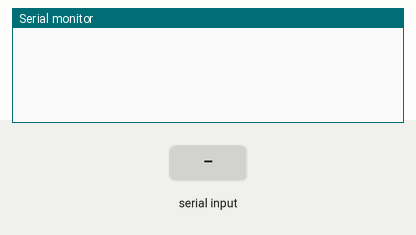
Simulated run of this sketch. Board: Arduino Uno, built with avr-gcc and run on an emulated ATmega328P. Shown: the last lines printed to the serial monitor. Inputs (shaded band) come from the test bench.

Above: at 1.2 s.
1.3 s: "a" received over Serial
At 2.5 s:
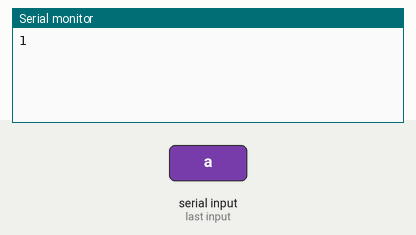
2.8 s: "b" received over Serial
At 3.9 s:
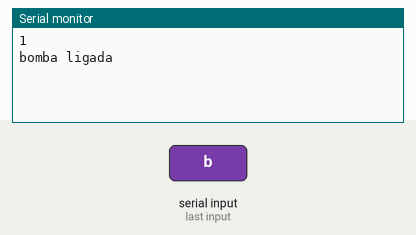
4.3 s: "c" received over Serial
At 5.5 s:
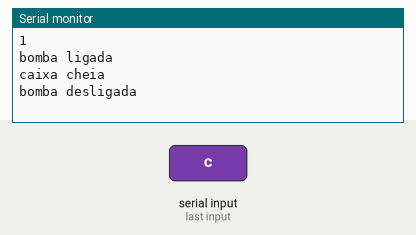

Measured:
- after the input at 1.3 s, the serial monitor: prints a new line at once (image 1)
- after the input at 2.8 s, the serial monitor: prints a new line at once (image 2)
- after the input at 4.3 s, the serial monitor: prints a new line at once (image 3)

The sketch:

Cisterna.ino
```cpp
void setup(){
Serial.begin(9600);
}
void loop(){
int comando;
if(Serial.available()>0){
comando = Serial.read();
}
switch(comando){

case 'a':
Serial.println(NivInf());
break; // Retorna se tem água na cisterna

case 'b': // Liga a bomba na cisterna e acompanha o nível da água
encher();
break;
}
}


void bomba(int x){  //Responsável por ligar a bomba para encher a caixa
switch(x){
case 0: {Serial.println("bomba desligada"); break;}
case 1:{Serial.println("bomba ligada"); break;}
}
 }

void encher(){
boolean nivel_Cisterna;
boolean nivel_Caixa = false;
bomba(1); //liga bomba
do{
nivel_Cisterna = NivInf(); //verifica se tem água na cisterna
nivel_Caixa = nivel_cx();
}while(!nivel_Caixa and nivel_Cisterna); // continua enchendo a caixa enquanto tiver agua na cisterna ou não tiver agua na caixa
if(!nivel_Cisterna){ // se acabou a agua na cisterna avise ao AC
Serial.println("Cisterna Vazia"); // comando que diz que acaboua agua na Cisterna
bomba(0);
} else if(nivel_Caixa){Serial.println("caixa cheia");bomba(0);}
}

boolean NivInf(){ // Responsavel por verificar se tem agua na cisterna
//em criação
//leitura dos sensores da CCisterna
 int comando;
if(Serial.available()>0){
comando = Serial.read();
}
switch(comando){
case 'd': //Obs. enviar umas 4 vezes por conta do "do" "dddd"
return false;
break; // Retorna se tem água na cisterna
}
return true;
}


boolean nivel_cx(){
 int comando;
if(Serial.available()>0){
comando = Serial.read();
}
switch(comando){
case 'c':  //Obs. enviar umas 4 vezes por conta do "do" "cccc"
return true;
break; // Retorna se tem água na caixa
}
return false;
}
```
